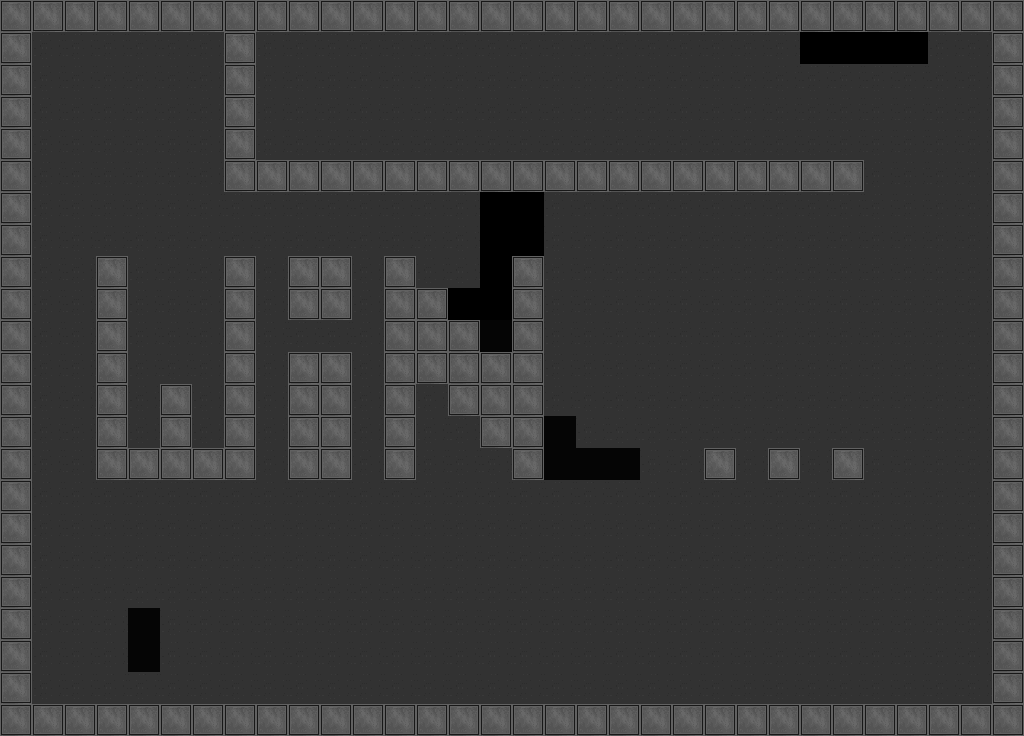

Rendered tile map (Tiled .tmx) drawn with the repository's tilesets; below, a short description and the map source with its tile grids summarised:
An orthogonal 32x23 tile map with 32x32 px tiles, 3 tile layers (Tile Layer 1, Tile Layer 2, Tile Layer 3), 2 tilesets and 8 objects (8x slime).

<map version="1.0" orientation="orthogonal" width="32" height="23" tilewidth="32" tileheight="32">
 <tileset firstgid="1" name="test" tilewidth="32" tileheight="32">
  <image source="../tilesets/test.png" width="1024" height="2016" />
 </tileset>
 <tileset firstgid="2017" name="space" tilewidth="32" tileheight="32">
  <image source="../tilesets/space.png" width="256" height="1000" />
 </tileset>
 <layer name="Tile Layer 1" width="32" height="23">
  <data>[736 cells, 608 non-empty, 1 distinct tile ids]</data>
 </layer>
 <layer name="Tile Layer 2" width="32" height="23">
  <data>[736 cells, 87 non-empty, 2 distinct tile ids]</data>
 </layer>
 <objectgroup name="Object Layer 1" width="32" height="23">
  <object name="gem" type="slime" x="652" y="74" width="32" height="32">
   <properties>
    <property name="id" value="gem" />
    <property name="level" value="1" />
    <property name="type" value="gem" />
   </properties>
  </object>
  <object name="enemy" type="slime" x="593" y="79" width="32" height="32">
   <properties>
    <property name="id" value="enemy_ship" />
    <property name="level" value="1" />
    <property name="type" value="enemy" />
   </properties>
  </object>
  <object name="enemy" type="slime" x="455" y="73" width="32" height="32">
   <properties>
    <property name="id" value="enemy_ship" />
    <property name="level" value="1" />
    <property name="type" value="enemy" />
   </properties>
  </object>
  <object name="enemy" type="slime" x="375" y="69" width="32" height="32">
   <properties>
    <property name="id" value="enemy_ship" />
    <property name="level" value="1" />
    <property name="type" value="enemy" />
   </properties>
  </object>
  <object name="enemy" type="slime" x="529" y="75" width="32" height="32">
   <properties>
    <property name="id" value="enemy_ship" />
    <property name="level" value="1" />
    <property name="type" value="enemy" />
   </properties>
  </object>
  <object name="enemy" type="slime" x="303" y="65" width="32" height="32">
   <properties>
    <property name="id" value="enemy_ship" />
    <property name="level" value="1" />
    <property name="type" value="enemy" />
   </properties>
  </object>
  <object name="gem" type="slime" x="930" y="646" width="32" height="32">
   <properties>
    <property name="id" value="gem" />
    <property name="level" value="1" />
    <property name="type" value="gem" />
   </properties>
  </object>
  <object name="enemy" type="slime" x="867" y="609" width="32" height="32">
   <properties>
    <property name="id" value="enemy_ship" />
    <property name="level" value="1" />
    <property name="type" value="enemy" />
   </properties>
  </object>
 </objectgroup>
 <layer name="Tile Layer 3" width="32" height="23">
  <data>[736 cells, 202 non-empty, 3 distinct tile ids]</data>
 </layer>
</map>
